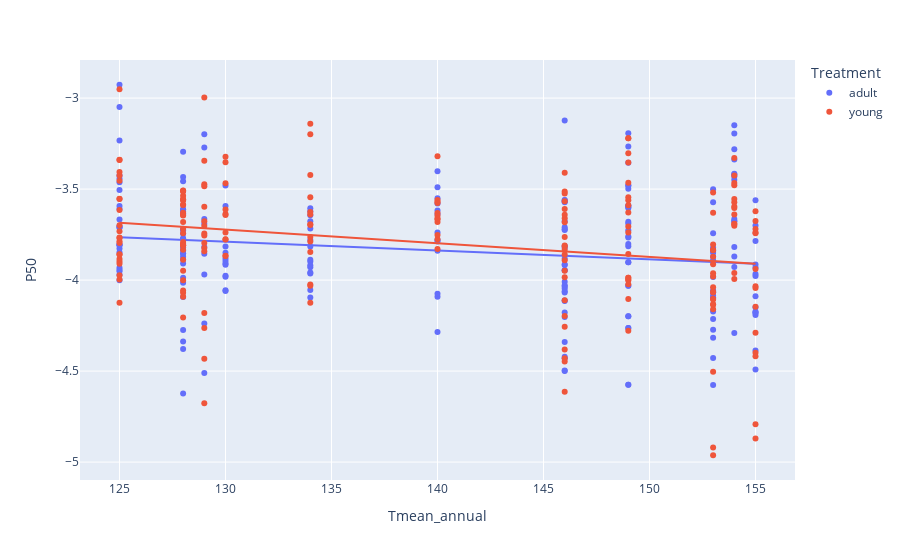

Notebook code cell kept with this figure:
### Code cell


### Figure 1 — Plotly figure (JSON) as saved in the notebook; plotly's stock layout.template omitted (floating-point values rounded to 4 significant figures; data arrays with more than 128 entries replaced by an {"elided": "..."} marker saying what was removed)
{"data": [{"hovertemplate": "Treatment=adult<br>Tmean_annual=%{x}<br>P50=%{y}<extra></extra>", "legendgroup": "adult", "marker": {"color": "#636efa", "symbol": "circle"}, "mode": "markers", "name": "adult", "orientation": "v", "showlegend": true, "type": "scatter", "x": {"elided": "211 int values"}, "xaxis": "x", "y": {"elided": "211 float values"}, "yaxis": "y"}, {"hovertemplate": "<b>OLS trendline</b><br>P50 = -0.00485163 * Tmean_annual + -3.15873<br>R<sup>2</sup>=0.028512<br><br>Treatment=adult<br>Tmean_annual=%{x}<br>P50=%{y} <b>(trend)</b><extra></extra>", "legendgroup": "adult", "marker": {"color": "#636efa", "symbol": "circle"}, "mode": "lines", "name": "adult", "showlegend": false, "type": "scatter", "x": {"elided": "211 int values"}, "xaxis": "x", "y": {"elided": "211 float values"}, "yaxis": "y"}, {"hovertemplate": "Treatment=young<br>Tmean_annual=%{x}<br>P50=%{y}<extra></extra>", "legendgroup": "young", "marker": {"color": "#EF553B", "symbol": "circle"}, "mode": "markers", "name": "young", "orientation": "v", "showlegend": true, "type": "scatter", "x": {"elided": "195 int values"}, "xaxis": "x", "y": {"elided": "195 float values"}, "yaxis": "y"}, {"hovertemplate": "<b>OLS trendline</b><br>P50 = -0.00752854 * Tmean_annual + -2.74342<br>R<sup>2</sup>=0.065204<br><br>Treatment=young<br>Tmean_annual=%{x}<br>P50=%{y} <b>(trend)</b><extra></extra>", "legendgroup": "young", "marker": {"color": "#EF553B", "symbol": "circle"}, "mode": "lines", "name": "young", "showlegend": false, "type": "scatter", "x": {"elided": "195 int values"}, "xaxis": "x", "y": {"elided": "195 float values"}, "yaxis": "y"}], "layout": {"legend": {"title": {"text": "Treatment"}, "tracegroupgap": 0}, "margin": {"t": 60}, "xaxis": {"anchor": "y", "domain": [0, 1], "title": {"text": "Tmean_annual"}}, "yaxis": {"anchor": "x", "domain": [0, 1], "title": {"text": "P50"}}}}
